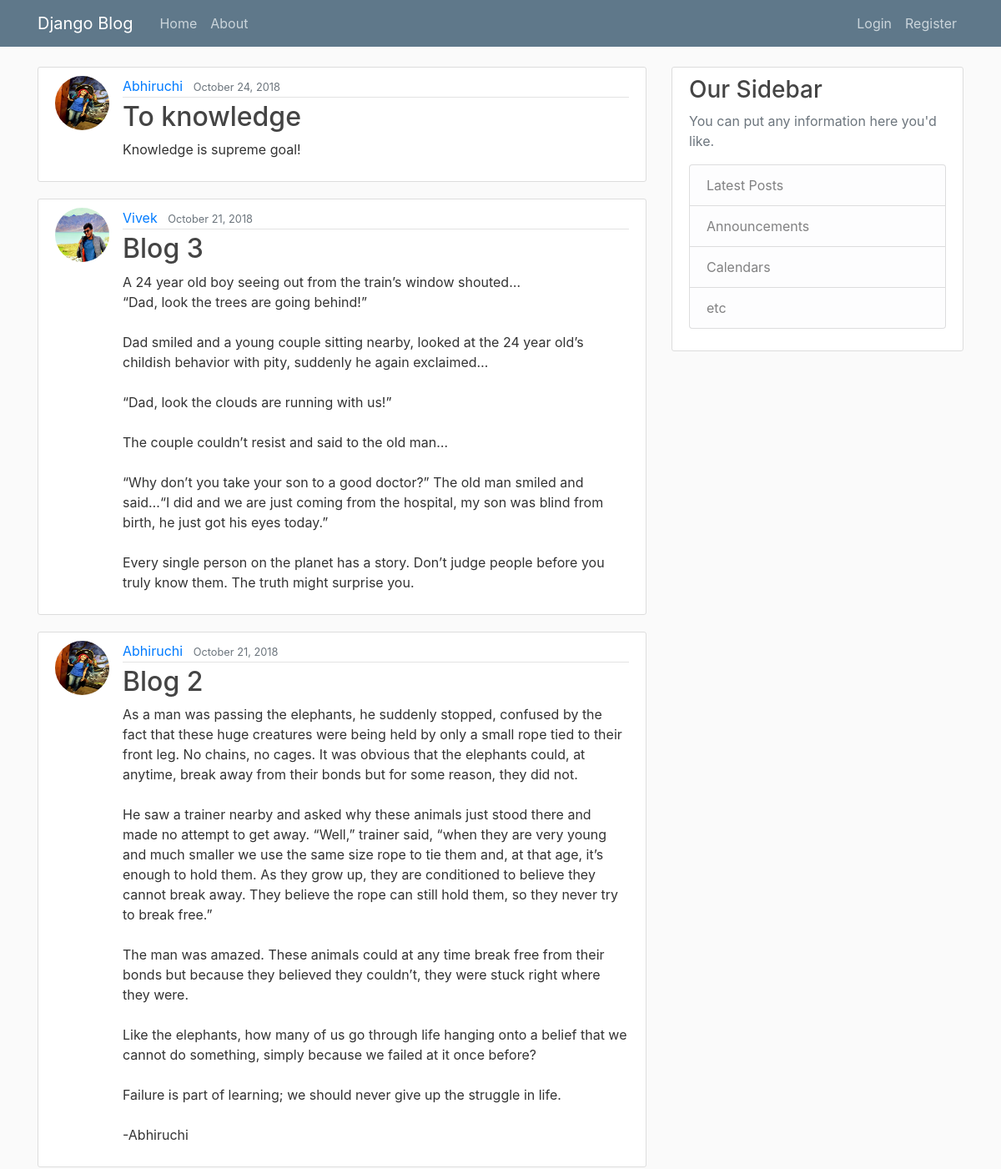
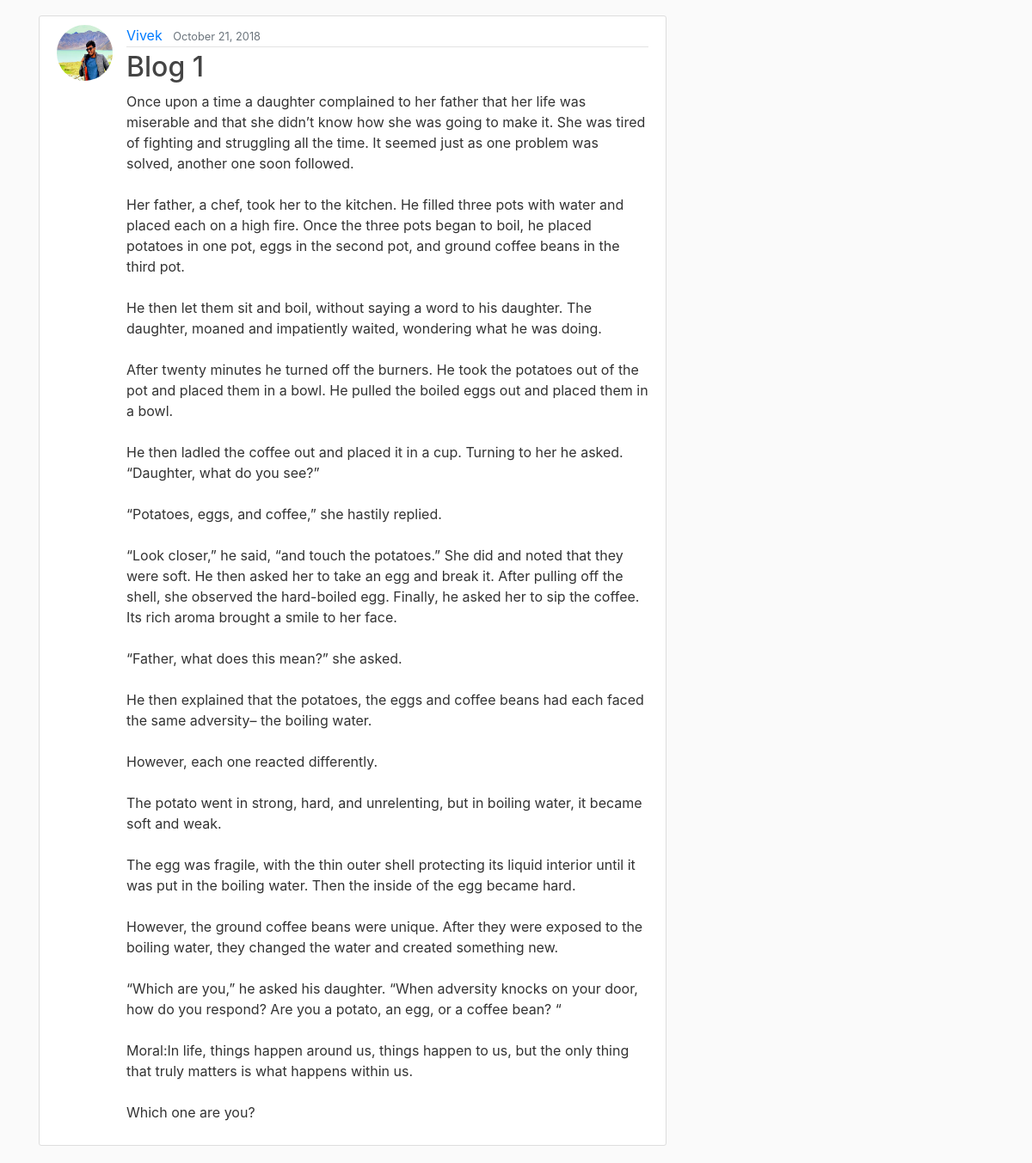
The page / on the database its author committed (2 pictures, top to bottom).
### blogapp/models.py (models this page shows, shortened)
class Post(models.Model):
    title = models.CharField(max_length=100)
    content = models.TextField()
    date_posted = models.DateTimeField(default=timezone.now)
    author = models.ForeignKey(User, on_delete=models.CASCADE)

### users/models.py (models this page shows, shortened)
class Profile(models.Model):
    user = models.OneToOneField(User, on_delete=models.CASCADE)
    image = models.ImageField(default='default.jpg', upload_to='profile_pics')

### blogapp/views.py (the view)
# urls.py: path('', PostListView.as_view(), name='blog-home'),
class PostListView(ListView):
    model = Post
    template_name = 'blogapp/home.html'  #<app>/<model>_<viewtype>.html
    context_object_name = 'key'
    ordering = ['-date_posted']
    paginate_by = 5

### blogapp/templates/blogapp/home.html (shortened to what this page needs)
{% extends "blogapp/base.html" %}
{% block body_block %}
  {% for post in key %}
    <article class="media content-section">
      <img class="rounded-circle article-img" src="{{ post.author.profile.image.url }}">
      <div class="media-body">
      <div class="article-metadata">
        <a class="mr-2" href="{% url 'user-posts' post.author.username %}">{{ post.author }}</a>
        <small class="text-muted">{{ post.date_posted|date:"F d, Y" }}</small>
      </div>
      <h2><a class="article-title" href="{% url 'post-detail' post.id %}">{{ post.title }}</a></h2>
      <p class="article-content">{{ post.content }}</p>
      </div>
    </article>
  {% endfor %}
{% endblock body_block %}

### blogapp/templates/blogapp/base.html (shortened to what this page needs)
{% load static %}
<!DOCTYPE html>
<html lang="en" dir="ltr">
  <head>
   <link rel="stylesheet" href="https://stackpath.bootstrapcdn.com/bootstrap/4.1.3/css/bootstrap.min.css">
   <link rel="stylesheet" href="{% static 'blogapp/main.css' %}">
  </head>
  <body>
        <header class="site-header">
      <nav class="navbar navbar-expand-md navbar-dark bg-steel fixed-top">
        <div class="container">
          <a class="navbar-brand mr-4" href="{% url 'blog-home' %}">Django Blog</a>
          <div class="collapse navbar-collapse" id="navbarToggle">
            <div class="navbar-nav mr-auto">
              <a class="nav-item nav-link" href="{% url 'blog-home' %}">Home</a>
              <a class="nav-item nav-link" href="{% url 'blog-about' %}">About</a>
            </div>
            <div class="navbar-nav">
              {% if user.is_authenticated %}
              <a class="nav-item nav-link" href="{% url 'post-create' %}">New Post</a>
              <a class="nav-item nav-link" href="{% url 'profile' %}">Profile</a>
              <a class="nav-item nav-link" href="{% url 'logout' %}">Logout</a>
              {% else %}
                <a class="nav-item nav-link" href="{% url 'login' %}">Login</a>
                <a class="nav-item nav-link" href="{% url 'register' %}">Register</a>
              {% endif %}
            </div>
          </div>
        </div>
      </nav>
    </header>
    <main role="main" class="container">
  <div class="row">
    <div class="col-md-8">
      {% block body_block %}{% endblock %}
    </div>
    <div class="col-md-4">
      <div class="content-section">
        <h3>Our Sidebar</h3>
        <p class='text-muted'>You can put any information here you'd like.
          <ul class="list-group">
            <li class="list-group-item list-group-item-light">Latest Posts</li>
            <li class="list-group-item list-group-item-light">Announcements</li>
            <li class="list-group-item list-group-item-light">Calendars</li>
            <li class="list-group-item list-group-item-light">etc</li>
          </ul>
        </p>
      </div>
    </div>
  </div>
</main>
  </body>
</html>

### blogapp/static/blogapp/main.css (style rules this page uses)
body { background: #fafafa; color: #333333; margin-top: 5rem; }
h1, h2, h3, h4, h5, h6 { color: #444444; }
ul { margin: 0; }
.bg-steel { background-color: #5f788a; }
.site-header .navbar-nav .nav-link { color: #cbd5db; }
.content-section { background: #ffffff; padding: 10px 20px; border: 1px solid #dddddd; border-radius: 3px; margin-bottom: 20px; }
.article-title { color: #444444; }
.article-content { white-space: pre-line; }
.article-img { height: 65px; width: 65px; margin-right: 16px; }
.article-metadata { padding-bottom: 1px; margin-bottom: 4px; border-bottom: 1px solid #e3e3e3 }

### rows shown on the page
Post: author.profile.image (picture), author "Abhiruchi", date_posted "October 24, 2018", title "To knowledge", content "Knowledge is supreme goal!"
Post: author.profile.image (picture), author "Vivek", date_posted "October 21, 2018", title "Blog 3", content "A 24 year old boy seeing out from the train’s window shouted… “Dad, look the trees are going behind!” Dad smiled and a young couple sitting nearby, looked at the 24 year old’s childish behavior with pity, suddenly he again exclaimed… “Dad, look the clouds are running with us!” The couple couldn’t resist and said to the old man… “Why don’t you take your son to a good doctor?” The old man smiled and said…“I did and we are just coming from the hospital, my son was blind from birth, he just got his eyes today.” Every single person on the planet has a story. Don’t judge people before you truly know them. The truth might surprise you."
Post: author.profile.image (picture), author "Abhiruchi", date_posted "October 21, 2018", title "Blog 2", content "As a man was passing the elephants, he suddenly stopped, confused by the fact that these huge creatures were being held by only a small rope tied to their front leg. No chains, no cages. It was obvious that the elephants could, at anytime, break away from their bonds but for some reason, they did not. He saw a trainer nearby and asked why these animals just stood there and made no attempt to get away. “Well,” trainer said, “when they are very young and much smaller we use the same size rope to tie them and, at that age, it’s enough to hold them. As they grow up, they are conditioned to believe they cannot break away. They believe the rope can still hold them, so they never try to break…"
Post: author.profile.image (picture), author "Vivek", date_posted "October 21, 2018", title "Blog 1", content "Once upon a time a daughter complained to her father that her life was miserable and that she didn’t know how she was going to make it. She was tired of fighting and struggling all the time. It seemed just as one problem was solved, another one soon followed. Her father, a chef, took her to the kitchen. He filled three pots with water and placed each on a high fire. Once the three pots began to boil, he placed potatoes in one pot, eggs in the second pot, and ground coffee beans in the third pot. He then let them sit and boil, without saying a word to his daughter. The daughter, moaned and impatiently waited, wondering what he was doing. After twenty minutes he turned off the burners. He…"
